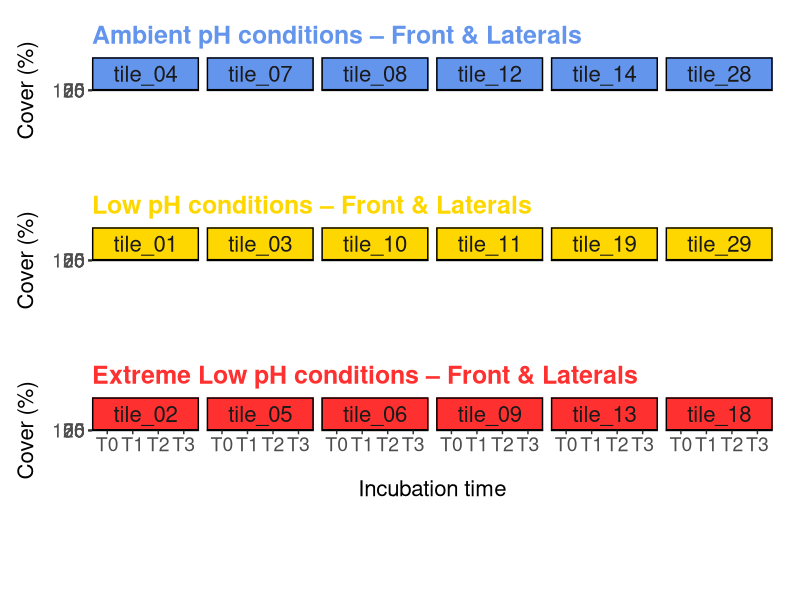
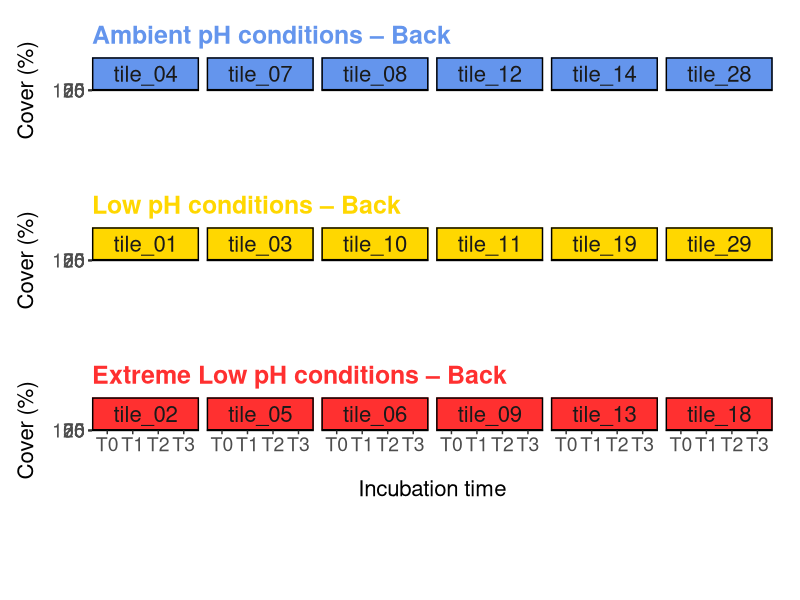

R code for these plots, in order: (Note: this script raises an error after producing the figures.)
rm(list = ls())
options(cores = 4, warn = -1) ; library(tidyverse) ; library(patchwork) ; library(readxl)
`%notin%` = Negate(`%in%`)

# Get the names of all sheets in the Excel file
sheet_names <- excel_sheets("Data/7. Covers/20230725_tiles_species_visual_census_25subquadrats.xlsx")

# With corrected names
corrected_names <- read_excel("Data/7. Covers/corrected_names.xlsx") 

# Read each sheet into a separate dataset and rename it
datasets <- lapply(sheet_names, function(sheet) {
  read_excel("Data/7. Covers/20230725_tiles_species_visual_census_25subquadrats.xlsx", sheet = sheet)})

# Total cover for each tile Light
Tile_cover_T0 = vector("list", 18) ; Tile_cover_T1 = vector("list", 18) 
Tile_cover_T2 = vector("list", 18) ; Tile_cover_T3 = vector("list", 18) ; Tile_cover = vector("list", 18)
for (i in 1:18) {
Tile_cover_T0[[i]] <- datasets[[i]] %>% column_to_rownames("Species") %>% select(matches("_t0_"), -matches("_back_")) %>%
  rowSums(na.rm = T) %>% data.frame() %>% rename("T0" = ".") %>% mutate(T0 = ((T0/45*100) / sum(T0/45*100)) * 100)
Tile_cover_T1[[i]] <- datasets[[i]] %>% column_to_rownames("Species") %>% select(matches("_t1_"), -matches("_back_")) %>%
  rowSums(na.rm = T) %>% data.frame() %>% rename("T1" = ".") %>% mutate(T1 = ((T1/45*100) / sum(T1/45*100)) * 100)
Tile_cover_T2[[i]] <- datasets[[i]] %>% column_to_rownames("Species") %>% select(matches("_t2_"), -matches("_back_")) %>%
  rowSums(na.rm = T) %>% data.frame() %>% rename("T2" = ".") %>% mutate(T2 = ((T2/45*100) / sum(T2/45*100)) * 100)
Tile_cover_T3[[i]] <- datasets[[i]] %>% column_to_rownames("Species") %>% select(matches("_t3_"), -matches("_back_")) %>%
  rowSums(na.rm = T) %>% data.frame() %>% rename("T3" = ".") %>% mutate(T3 = ((T3/45*100) / sum(T3/45*100)) * 100)
Tile_cover[[i]] <- bind_cols(Tile_cover_T0[[i]], Tile_cover_T1[[i]], Tile_cover_T2[[i]], Tile_cover_T3[[i]]) %>%
  data.frame() %>% filter(T0 != 0 | T1 != 0 | T2 != 0 | T3 != 0) %>% rownames_to_column(., var = "Species")
Tile_cover[[i]] <- data.frame(Species = rep(Tile_cover[[i]]$Species, 4),
                              Tile    = rep(sheet_names[i], length(Tile_cover[[i]]$Species)*4),
                              Time    = c(rep("T0", length(Tile_cover[[i]]$Species)), rep("T1", length(Tile_cover[[i]]$Species)), 
                                          rep("T2", length(Tile_cover[[i]]$Species)), rep("T3", length(Tile_cover[[i]]$Species))),
                              Cover   = c(Tile_cover[[i]]$T0, Tile_cover[[i]]$T1, Tile_cover[[i]]$T2, Tile_cover[[i]]$T3)) }
Tile_cover = bind_rows(Tile_cover)

# Total number of species observed
length(unique(Tile_cover$Species))

# We will add a new information with the Zone
Zone_pH    <- data_frame(Tile = sheet_names, pH = c(rep("ELOW", 6), rep("LOW", 6), rep("AMB", 6)))
Tile_cover <- Tile_cover %>% left_join(Zone_pH) %>% left_join(corrected_names) %>% select(-Species) %>% rename(Species = species_new)

# Total number of species within a functional group
data_col = cbind(Tile_cover %>% group_by(functional.group, Species) %>% summarise(n = n()), Color = 
                   rep(NA, 40))
Tile_cover <- Tile_cover %>% left_join(data_col)
Tile_cover$Species[Tile_cover$Species %in% c("Schizobrachiella sanguinea dead", "Perforatus perforatus dead", "tile")] = "non-alive"
data_col$Species[data_col$Species %in% c("Schizobrachiella sanguinea dead", "Perforatus perforatus dead", "tile")] = "non-alive"
data_col$functional.group[data_col$Species == "non-alive"] = "non-alive"
data_col = data_col %>% distinct(functional.group, Species, Color)
Tile_cover$Species <- factor(Tile_cover$Species, levels = data_col$Species)
Tile_cover$pH <- factor(Tile_cover$pH, levels = c("ELOW", "LOW", "AMB"))

Species_order <- c("non-alive", "Turf", "Perforatus perforatus", "Cystodytes dellechiajei", "Didemnum maculosum",
                   "Clathrina clathrus", "Patinella radiata", "Reptadeonella violacea", "Schizobrachiella sanguinea",
                   "Schizoporella dunkeri", "Botryllus sp.", "Phorbas topsenti", "Pseudolithoderma adriaticum", "Hildenbrandia crouaniorum",
                   "Peyssonnelia squamaria", "Serpulids", "Jania rubens", "CCA", "Hydroliton farinosum", "Corallina officinalis",
                   "Terpios fugax", "Cacospongia mollior", "Valonia utricularis", "Halopteris scoparia", "Halopteris filicina",
                   "Flabellia petiolata", "Dictyota sp.", "Cladophora sp.", "Bryopsis sp.", "Anadyomene stellata", "Parvocaulis parvulus",
                   "Acetabularia acetabulum", "Padina pavonica", "Leucandra gossei", "Celleporina caminata", "Reteporella grimaldii",
                   "Ostrea sp.", "Crambe crambe")
color_order   <- c("#ffffff", "#99cc99", "#cccccc", "#f2d6ae", "#e5b060", "#dc9428", "#cc8720", "#be7e1e", "#9a6618", "#855815",
                   "#5b3c0e", "#663333", "#98240a", "#d5320e", "#ef431d", "#f58f79", "#cc9999", "#ffcccc", "#ff88d7", "#dc0092",
                   "#CC0066", "#41087a", "#003333", "#142b05", "#183206", "#1f4008", "#29560b", "#37730f", "#418812", "#4fa516", 
                   "#5dc219", "#98f02c", "#ccf797", "#ffffcc", "#ffff99", "#ffcc00", "#efb116", "#ffac47")
x_order       <- rep(seq(1, 10, 1), 4)[-tail(which(rep(seq(1, 10, 1), 4) %in% c(9, 10)), 2)] * 6
y_order       <- rep(seq(-1, -4, -1), each = 10)[-tail(which(rep(seq(-1, -4, -1), each = 10) == -4), 2)] * 1

data_col = data.frame(Species = Species_order, Color = color_order, x_order, y_order)
data_col$Species   <- factor(data_col$Species, levels = Species_order)
Tile_cover$Species <- factor(Tile_cover$Species, levels = Species_order)

##### Plot
### Let's start with ELOW
Tile_cover_ELOW  <- Tile_cover %>% dplyr::filter(pH == "ELOW") %>% 
  group_by(Species, Time, Tile) %>% summarise(Cover = sum(Cover)) 
Transplants_ELOW <- Tile_cover_ELOW %>% 
  ggplot(aes(x = factor(Time, levels = c("T0", "T1", "T2", "T3")), y = Cover, fill = Species)) +
  geom_col(position = "stack", color = "black", show.legend = F) +
  labs(x = "Incubation time", y = "Cover (%)", color = "Species") +
  facet_wrap(~ Tile, ncol = 6) + theme_classic() +
  scale_fill_manual(values = data_col$Color[data_col$Species %in% unique(Tile_cover_ELOW$Species)]) +
  ggtitle("Extreme Low pH conditions – Front & Laterals") +
  theme(panel.border = element_rect(colour = "black", fill = NA, linewidth = 1),
        plot.title = element_text(size = 18, color = "firebrick1", face = "bold"),
        panel.grid = element_line(colour = NA),
        axis.text.x = element_text(size = 14),
        axis.text.y = element_text(size = 14),
        axis.title.x = element_text(size = 16, vjust = -3),
        axis.title.y = element_text(size = 16, vjust = 3),
        legend.text = element_text(size = 14),
        legend.title = element_text(size = 16),
        strip.text = element_text(size = 16),
        strip.background = element_rect(colour = "black", fill = "firebrick1"),
        plot.margin = unit(c(.5, .5, .5, .5), "cm"))

### We continue with LOW
Tile_cover_LOW  <- Tile_cover %>% dplyr::filter(pH == "LOW")
Transplants_LOW <- Tile_cover_LOW %>% 
  ggplot(aes(x = factor(Time, levels = c("T0", "T1", "T2", "T3")), y = Cover, fill = Species)) +
  geom_col(position = "stack", color = "black", show.legend = F) +
  scale_x_discrete(labels = c("", "", "", "")) +
  labs(x = "", y = "Cover (%)", color = "Species") +
  facet_wrap(~ Tile, ncol = 6) + theme_classic() +
  scale_fill_manual(values = data_col$Color[data_col$Species %in% unique(Tile_cover_LOW$Species)]) +
  ggtitle("Low pH conditions – Front & Laterals") +
  theme(panel.border = element_rect(colour = "black", fill = NA, linewidth = 1),
        plot.title = element_text(size = 18, color = "gold", face = "bold"),
        axis.ticks.x = element_blank(),
        panel.grid = element_line(colour = NA),
        axis.text.x = element_text(size = 14),
        axis.text.y = element_text(size = 14),
        axis.title.x = element_text(size = 16, vjust = -3),
        axis.title.y = element_text(size = 16, vjust = 3),
        legend.text = element_text(size = 14),
        legend.title = element_text(size = 16),
        strip.text = element_text(size = 16),
        strip.background = element_rect(colour = "black", fill = "gold"),
        plot.margin = unit(c(.5, .5, .5, .5), "cm"))

### We finish with AMB
Tile_cover_AMB  <- Tile_cover %>% dplyr::filter(pH == "AMB")
Transplants_AMB <- Tile_cover_AMB %>% 
  ggplot(aes(x = factor(Time, levels = c("T0", "T1", "T2", "T3")), y = Cover, fill = Species)) +
  geom_col(position = "stack", color = "black", show.legend = F) +
  scale_x_discrete(labels = c("", "", "", "")) +
  labs(x = "", y = "Cover (%)", color = "Species") +
  facet_wrap(~ Tile, ncol = 6) + theme_classic() +
  scale_fill_manual(values = data_col$Color[data_col$Species %in% unique(Tile_cover_AMB$Species)]) +
  ggtitle("Ambient pH conditions – Front & Laterals") +
  theme(panel.border = element_rect(colour = "black", fill = NA, linewidth = 1),
        plot.title = element_text(size = 18, color = "cornflowerblue", face = "bold"),
        panel.grid = element_line(colour = NA),
        axis.ticks.x = element_blank(),
        axis.text.x = element_text(size = 14),
        axis.text.y = element_text(size = 14),
        axis.title.x = element_text(size = 16, vjust = -3),
        axis.title.y = element_text(size = 16, vjust = 3),
        legend.text = element_text(size = 14),
        legend.title = element_text(size = 16),
        strip.text = element_text(size = 16),
        strip.background = element_rect(colour = "black", fill = "cornflowerblue"),
        plot.margin = unit(c(.5, .5, .5, .5), "cm"))

Legend_Light <- data_col %>% mutate(Species_lab = str_replace(Species_order, "\\s(?!sp)", "\n")) %>% 
  ggplot(aes(x = x_order, y = y_order, fill = Species, label = Species_lab)) + 
  geom_label(show.legend = F, hjust = 0,
             color = c(rep("black", 9), rep("white", 5), rep("black", 7), rep("white", 7), rep("black", 10))) +
  scale_x_continuous(name = "", labels = rep("", 6), breaks = seq(10, 60, 10), limits = c(6, 63)) +  
  scale_y_continuous(name = "", labels = rep("", 6), limits = c(-4.5, -0.5)) +
  scale_fill_manual(values = color_order) + 
  theme(panel.border = element_blank(),
        panel.background = element_rect(fill = "white"),
        panel.grid = element_line(colour = NA),
        axis.ticks = element_blank(),
        strip.text = element_text(size = 16),
        plot.margin = unit(c(.5, .5, .5, .5), "cm"))

(Light_Cover <- Transplants_AMB + plot_spacer() + Transplants_LOW + plot_spacer() + Transplants_ELOW + 
    plot_spacer() + Legend_Light + 
    plot_layout(guides = "collect", heights = c(30, -7.5, 30, -7.5, 30, -1, 30)))
  
# Total cover for each tile Light
Tile_cover_T0 = vector("list", 18) ; Tile_cover_T1 = vector("list", 18) 
Tile_cover_T2 = vector("list", 18) ; Tile_cover_T3 = vector("list", 18) ; Tile_cover = vector("list", 18)
for (i in 1:18) {
  Tile_cover_T0[[i]] <- datasets[[i]] %>% column_to_rownames("Species") %>% select(matches("_back_t0_")) %>%
    rowSums(na.rm = T) %>% data.frame() %>% rename("T0" = ".") %>% mutate(T0 = ((T0/25*100) / sum(T0/25*100)) * 100)
  Tile_cover_T1[[i]] <- datasets[[i]] %>% column_to_rownames("Species") %>% select(matches("_back_t1_")) %>%
    rowSums(na.rm = T) %>% data.frame() %>% rename("T1" = ".") %>% mutate(T1 = ((T1/25*100) / sum(T1/25*100)) * 100)
  Tile_cover_T2[[i]] <- datasets[[i]] %>% column_to_rownames("Species") %>% select(matches("_back_t2_")) %>%
    rowSums(na.rm = T) %>% data.frame() %>% rename("T2" = ".") %>% mutate(T2 = ((T2/25*100) / sum(T2/25*100)) * 100)
  Tile_cover_T3[[i]] <- datasets[[i]] %>% column_to_rownames("Species") %>% select(matches("_back_t3_")) %>%
    rowSums(na.rm = T) %>% data.frame() %>% rename("T3" = ".") %>% mutate(T3 = ((T3/25*100) / sum(T3/25*100)) * 100)
  Tile_cover[[i]] <- bind_cols(Tile_cover_T0[[i]], Tile_cover_T1[[i]], Tile_cover_T2[[i]], Tile_cover_T3[[i]]) %>%
    data.frame() %>% filter(T0 != 0 | T1 != 0 | T2 != 0 | T3 != 0) %>% rownames_to_column(., var = "Species")
  Tile_cover[[i]] <- data.frame(Species = rep(Tile_cover[[i]]$Species, 4),
                                Tile    = rep(sheet_names[i], length(Tile_cover[[i]]$Species)*4),
                                Time    = c(rep("T0", length(Tile_cover[[i]]$Species)), rep("T1", length(Tile_cover[[i]]$Species)), 
                                            rep("T2", length(Tile_cover[[i]]$Species)), rep("T3", length(Tile_cover[[i]]$Species))),
                                Cover   = c(Tile_cover[[i]]$T0, Tile_cover[[i]]$T1, Tile_cover[[i]]$T2, Tile_cover[[i]]$T3)) }
Tile_cover = bind_rows(Tile_cover) %>% left_join(Zone_pH) %>% left_join(corrected_names) %>% select(-Species) %>% rename(Species = species_new)

# Total number of species observed
length(unique(Tile_cover$Species))

# We will add a new information with the Zone
Zone_pH    <- data_frame(Tile = sheet_names, pH = c(rep("ELOW", 6), rep("LOW", 6), rep("AMB", 6)))
Tile_cover <- Tile_cover %>% left_join(Zone_pH) 

# Total number of species within a functional group
data_col = cbind(Tile_cover %>% group_by(functional.group, Species) %>% summarise(n = n()), Color = 
                   rep(NA, 39))
Tile_cover <- Tile_cover %>% left_join(data_col)
Tile_cover$Species[grepl("dead|tile", Tile_cover$Species)] <- "non-alive"
data_col$Species[grepl("dead|tile", data_col$Species)] <- "non-alive"
data_col$functional.group[data_col$Species == "non-alive"] = "non-alive"
data_col = data_col %>% distinct(functional.group, Species, Color)
Tile_cover$pH <- factor(Tile_cover$pH, levels = c("ELOW", "LOW", "AMB"))

data_col = data_col %>% left_join(Legend_Light$data, by = "Species") %>% 
  select(functional.group, Species, Color.y) %>% rename(Color = Color.y)

Species_order <- c("non-alive", "Turf", "Perforatus perforatus", "Lima lima", "Cystodytes dellechiajei", "Didemnum cf. coriaceum", 
                   "Didemnum maculosum", "Didemnum sp.", "Clathrina clathrus", "Patinella radiata", "Schizobrachiella sanguinea",
                   "Schizoporella dunkeri", "Botryllus sp.", "Phorbas topsenti", "Pseudolithoderma adriaticum", 
                   "Hildenbrandia crouaniorum", "Peyssonnelia squamaria", "Serpulids", "CCA", "Terpios fugax", "Bugula neritina", 
                   "Oscarella lobularis", "Diplosoma spongiforme", "Cacospongia mollior", "Haliclona sp.", "Valonia utricularis", 
                   "Flabellia petiolata", "Dictyota sp.", "Anadyomene stellata", "Ascidia conchilega", "Celleporina caminata", 
                   "Puellina radiata", "Merlia sp.", "Crambe crambe", "Encrusting bryozoan", "Corticium candelabrum")
color_order   <- c("#ffffff", "#99cc99", "#aaaccc", "#cccccc", "#f2d6ae", "#e5b090", "#e5b060", "#ce9e56", "#dc9428", "#cc8720", 
                   "#9a6618", "#855815", "#5b3c0e", "#663333", "#98240a", "#d5320e", "#ef431d", "#f58f79", "#ffcccc", "#CC0066", 
                   "#c27ba0", "#8e7cc3", "#674ea7", "#41087a", "#0b5394", "#003333", "#1f4008", "#29560b", "#4fa516", "#e1ecdd", 
                   "#ffff99", "#f7f767", "#ecc03b", "#ffac47", "#f2842c", "#c2680a")

x_order       <- rep(seq(1, 10, 1), 4)[-tail(which(rep(seq(1, 10, 1), 4) %in% c(7, 8, 9, 10)), 4)] * 6
y_order       <- rep(seq(-1, -4, -1), each = 10)[-tail(which(rep(seq(-1, -4, -1), each = 10) == -4), 4)] * 1

data_col = data.frame(Species = Species_order, Color = color_order, x_order, y_order)
data_col$Species   <- factor(data_col$Species, levels = Species_order)
Tile_cover$Species <- factor(Tile_cover$Species, levels = Species_order)

##### Plot
### Let's start with ELOW
Tile_cover_ELOW  <- Tile_cover %>% dplyr::filter(pH == "ELOW") %>% 
  group_by(Species, Time, Tile) %>% summarise(Cover = sum(Cover)) 
Transplants_ELOW_2 <- Tile_cover_ELOW %>% 
  ggplot(aes(x = factor(Time, levels = c("T0", "T1", "T2", "T3")), y = Cover, fill = Species)) +
  geom_col(position = "stack", color = "black", show.legend = F) +
  labs(x = "Incubation time", y = "Cover (%)", color = "Species") +
  facet_wrap(~ Tile, ncol = 6) + theme_classic() +
  scale_fill_manual(values = data_col$Color[data_col$Species %in% unique(Tile_cover_ELOW$Species)]) +
  ggtitle("Extreme Low pH conditions – Back") +
  theme(panel.border = element_rect(colour = "black", fill = NA, linewidth = 1),
        panel.background = element_rect(fill = "gray20"),
        plot.title = element_text(size = 18, color = "firebrick1", face = "bold"),
        panel.grid = element_line(colour = NA),
        axis.text.x = element_text(size = 14),
        axis.text.y = element_text(size = 14),
        axis.title.x = element_text(size = 16, vjust = -3),
        axis.title.y = element_text(size = 16, vjust = 3),
        legend.text = element_text(size = 14),
        legend.title = element_text(size = 16),
        strip.text = element_text(size = 16),
        strip.background = element_rect(colour = "black", fill = "firebrick1"),
        plot.margin = unit(c(.5, .5, .5, .5), "cm"))

### We continue with LOW
Tile_cover_LOW  <- Tile_cover %>% dplyr::filter(pH == "LOW") %>% 
  group_by(Species, Time, Tile) %>% summarise(Cover = sum(Cover)) 
Transplants_LOW_2 <- Tile_cover_LOW %>% 
  ggplot(aes(x = factor(Time, levels = c("T0", "T1", "T2", "T3")), y = Cover, fill = Species)) +
  geom_col(position = "stack", color = "black", show.legend = F) +
  scale_x_discrete(labels = c("", "", "", "")) +
  labs(x = "", y = "Cover (%)", color = "Species") +
  facet_wrap(~ Tile, ncol = 6) + theme_classic() +
  scale_fill_manual(values = data_col$Color[data_col$Species %in% unique(Tile_cover_LOW$Species)]) +
  ggtitle("Low pH conditions – Back") +
  theme(panel.border = element_rect(colour = "black", fill = NA, linewidth = 1),
        panel.background = element_rect(fill = "gray20"),
        plot.title = element_text(size = 18, color = "gold", face = "bold"),
        axis.ticks.x = element_blank(),
        panel.grid = element_line(colour = NA),
        axis.text.x = element_text(size = 14),
        axis.text.y = element_text(size = 14),
        axis.title.x = element_text(size = 16, vjust = -3),
        axis.title.y = element_text(size = 16, vjust = 3),
        legend.text = element_text(size = 14),
        legend.title = element_text(size = 16),
        strip.text = element_text(size = 16),
        strip.background = element_rect(colour = "black", fill = "gold"),
        plot.margin = unit(c(.5, .5, .5, .5), "cm"))

### We finish with AMB
Tile_cover_AMB  <- Tile_cover %>% dplyr::filter(pH == "AMB") %>% 
  group_by(Species, Time, Tile) %>% summarise(Cover = sum(Cover)) 
Transplants_AMB_2 <- Tile_cover_AMB %>% 
  ggplot(aes(x = factor(Time, levels = c("T0", "T1", "T2", "T3")), y = Cover, fill = Species)) +
  geom_col(position = "stack", color = "black", show.legend = F) +
  scale_x_discrete(labels = c("", "", "", "")) +
  labs(x = "", y = "Cover (%)", color = "Species") +
  facet_wrap(~ Tile, ncol = 6) + theme_classic() +
  scale_fill_manual(values = data_col$Color[data_col$Species %in% unique(Tile_cover_AMB$Species)]) +
  ggtitle("Ambient pH conditions – Back") +
  theme(panel.border = element_rect(colour = "black", fill = NA, linewidth = 1),
        panel.background = element_rect(fill = "gray20"),
        plot.title = element_text(size = 18, color = "cornflowerblue", face = "bold"),
        panel.grid = element_line(colour = NA),
        axis.ticks.x = element_blank(),
        axis.text.x = element_text(size = 14),
        axis.text.y = element_text(size = 14),
        axis.title.x = element_text(size = 16, vjust = -3),
        axis.title.y = element_text(size = 16, vjust = 3),
        legend.text = element_text(size = 14),
        legend.title = element_text(size = 16),
        strip.text = element_text(size = 16),
        strip.background = element_rect(colour = "black", fill = "cornflowerblue"),
        plot.margin = unit(c(.5, .5, .5, .5), "cm"))

Legend_Dark <- data_col %>% mutate(Species_lab = str_replace(Species_order, "\\s(?!sp)", "\n")) %>% 
  ggplot(aes(x = x_order, y = y_order, fill = Species, label = Species_lab)) + 
  geom_label(show.legend = F, hjust = 0, 
             color = c(rep("black", 11), rep("white", 5), rep("black", 7), rep("white", 5), rep("black", 8))) +
  scale_x_continuous(name = "", labels = rep("", 6), breaks = seq(10, 60, 10), limits = c(6, 63)) +  
  scale_y_continuous(name = "", labels = rep("", 6), limits = c(-4.5, -0.5)) +
  scale_fill_manual(values = color_order) + 
  theme(panel.border = element_blank(),
        panel.background = element_rect(fill = "white"),
        panel.grid = element_line(colour = NA),
        axis.ticks = element_blank(),
        strip.text = element_text(size = 16),
        plot.margin = unit(c(.5, .5, .5, .5), "cm"))

(Dark_Cover <- Transplants_AMB_2 + plot_spacer() + Transplants_LOW_2 + plot_spacer() + Transplants_ELOW_2 + 
    plot_spacer() + Legend_Dark + 
    plot_layout(guides = "collect", heights = c(30, -7.5, 30, -7.5, 30, -1, 30)))

Cover_tot <- Transplants_AMB + Transplants_AMB_2 + plot_spacer() + plot_spacer() +
  Transplants_LOW + Transplants_LOW_2 + plot_spacer() + plot_spacer() +
  Transplants_ELOW + Transplants_ELOW_2 + plot_spacer() + plot_spacer() +
  Legend_Light + Legend_Dark + plot_layout(heights = c(30, -7.5, 30, -7.5, 30, -1, 30), ncol = 2)

ggsave(Cover_tot, file = "../Outputs/Figures/Cover/Cover_Transplants.jpg", width = 40, height = 20, units = "cm", dpi = 300)
